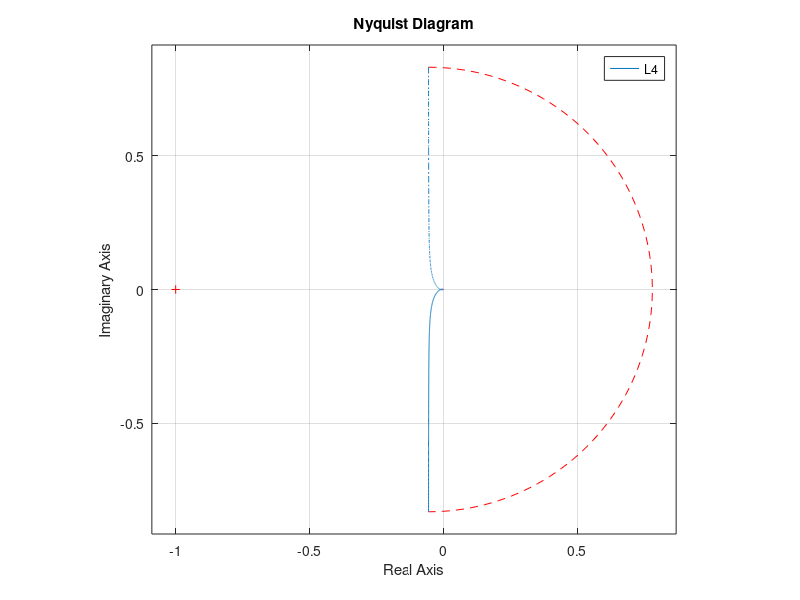
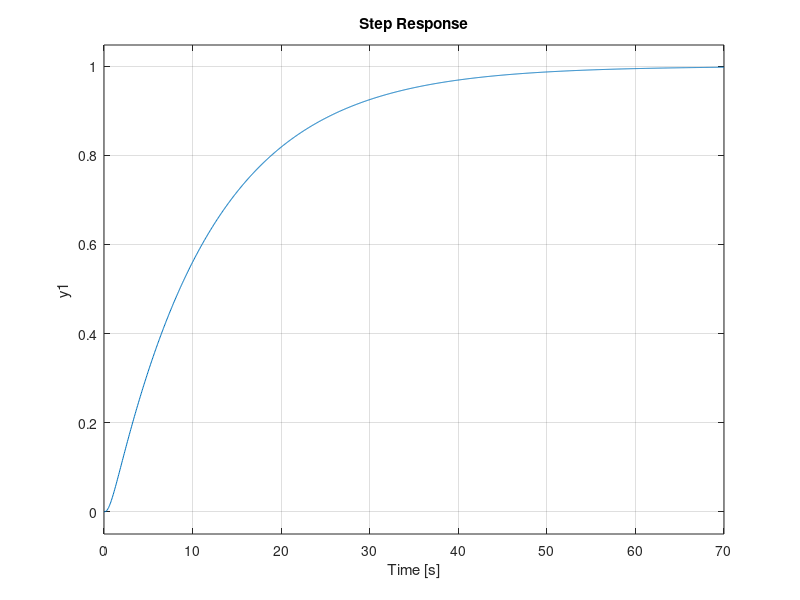
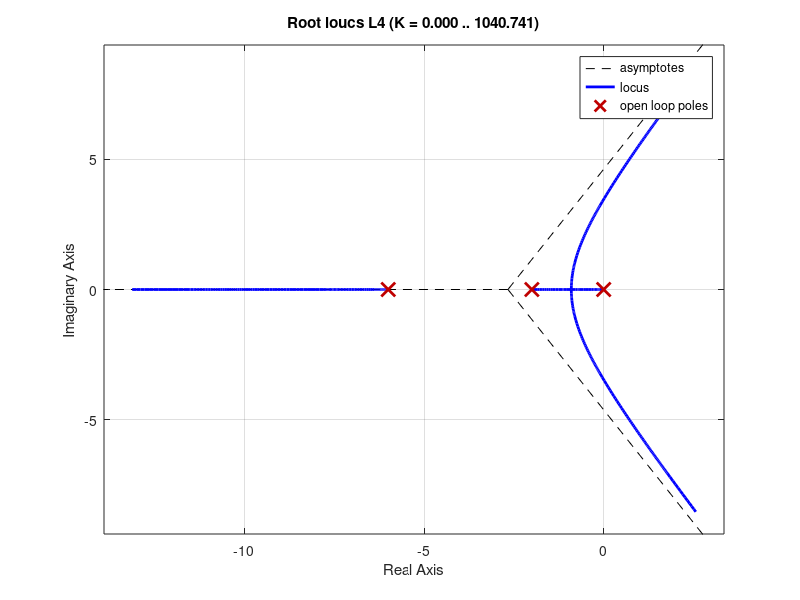

Recreate these plots in MATLAB, in order.
%Variabile complessa
s = tf('s');
%% ESERCIZIO 4
k4 = 1; 
L4 = tf([k4],[1 8 12 0]);
theta = linspace(-0.5*pi,0.5*pi);
amp = 0.1;
tfnum = k4;
intinf = amp*exp(j.*theta);
tfden = intinf.*(amp*exp(j.*theta)+2).*(amp*exp(j.*theta)+6);
tfreal = real(tfnum./tfden);
tfimag = imag(tfnum./tfden);
figure(10)

plot(tfreal,tfimag,'r--');
axis([-2 2 -2 2]); 
hold on;

nyquist(L4,{0.1,100});
axis('equal');
hold off

%Funzione di sensitività complementare
F4 = feedback(L4,1);
figure(11)
step(F4);

%Luogo delle radici
figure(12)
rlocus(L4); 